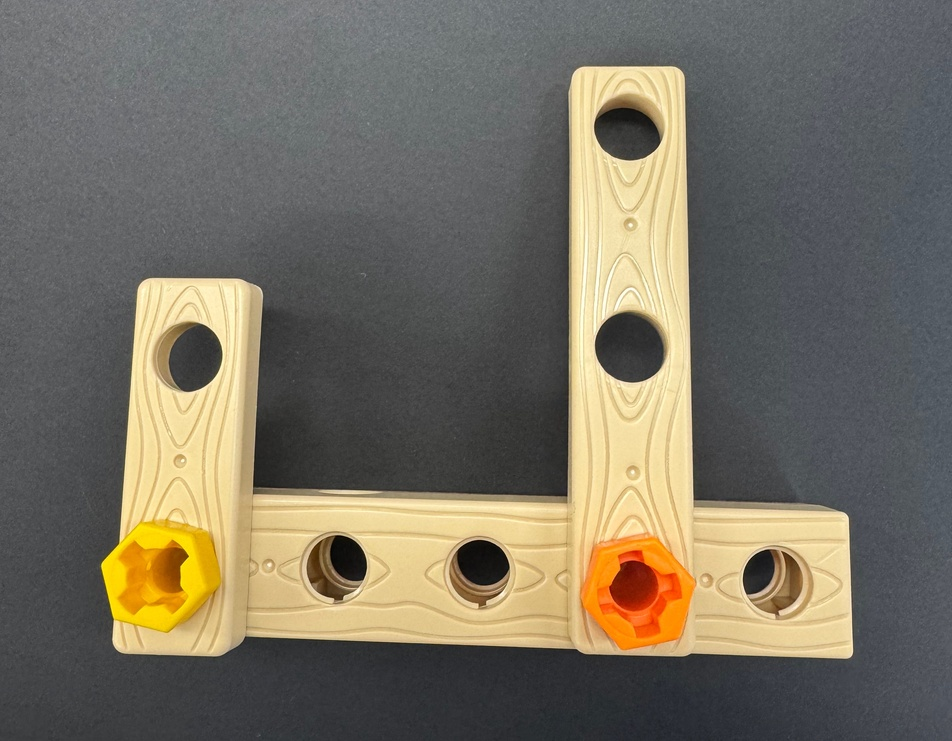
#> input picture recipe_img/recipe_1.jpg, 952 x 741 px, shrunk from 3024 x 2352 before the run
$ python -i auto_label_iconic.py   (imports and definitions only)
#> lines starting #> are read from the running program, lines starting #| are printed output that depends on the picture; after the words box and inside, x2 and y2 are one past the last pixel; in counts of white or black regions, pixels touching at a corner belong together
#> further down, picture is the input picture: shape (741, 952, 3); mean B, G, R 98.1, 112.3, 118.5
"""
auto_label_iconic.py

ICONIC 데이터셋(검은 배경, TOP-DOWN, 정적 촬영) 자동 OBB(Oriented Bounding Box) 라벨링 스크립트.

전제 조건:
- 배경이 검은색(또는 어두운 단색)이고 부품이 배경보다 밝은 색일 것
- 이미지 폴더 구조: data/iconic/{class_name}/*.jpg (또는 .png)
  예) data/iconic/볼트_주황/*.jpg, data/iconic/나무_5구멍/*.jpg ...

⚠️ 이 스크립트는 ICONIC(검은 배경, 손 없음) 데이터 전용입니다.
   손이 포함된 픽킹 영상 프레임에는 사용하지 마세요 (occlusion 때문에 부정확해짐 — Roboflow 권장).

⚠️ 라벨 형식은 AABB(직사각형)가 아니라 OBB(회전된 사각형)이다.
   나무 막대/볼트가 여러 각도(0°/45°/90°/135°)로 놓인 채 촬영되므로,
   회전 없는 직사각형은 배경을 많이 포함해 박스가 헐겁다.
   cv2.minAreaRect로 부품에 딱 맞는 회전 사각형을 구해서 저장한다.
   → YOLO 학습 시 detect가 아니라 **obb task**(예: yolov8n-obb, yolo11n-obb)를 써야 한다.

사용법:
    python auto_label_iconic.py --input data/iconic --output data/labels/iconic --preview data/preview/iconic

출력:
- YOLO-OBB 포맷 라벨 (.txt): 클래스ID x1 y1 x2 y2 x3 y3 x4 y4 (4개 꼭짓점, 전부 0~1 정규화)
- 미리보기 이미지: 회전된 박스를 그려서 저장 (자동 라벨링 결과를 눈으로 확인하기 위한 용도 — 반드시 몇 장은 확인해볼 것)
- classes.txt: YOLO 학습에 쓰이는 클래스 목록 파일
"""

import argparse
import sys
import cv2
import numpy as np
from pathlib import Path

# ── 클래스 이름 → ID 매핑 (프로젝트 CLAUDE.md 기준, 폴더명이 다르면 여기를 수정) ──
CLASS_TO_ID = {
    "볼트_주황": 0,
    "볼트_노랑": 1,
    "나무_5구멍": 2,
    "나무_3구멍": 3,
    "나무_2구멍": 4,
}

IMG_EXTS = {".jpg", ".jpeg", ".png", ".bmp"}


# [21 lines left out: functions imread_unicode, imwrite_unicode, not called in this run]


def find_part_obboxes(image, min_area_ratio=0.001, thresh_value=None):
    """
    검은 배경 위 밝은 부품의 회전된 바운딩 박스(OBB)를 전부 찾아서 반환.
    "여러 개 동시 배치" 사진처럼 부품이 여러 개 있어도 서로 떨어져 있으면 각각 별도 박스로 검출됨.

    주의: 부품끼리 서로 맞닿아 있으면 하나의 컨투어로 합쳐져 박스가 1개만 나올 수 있음
          (이 경우는 자동화 한계 — 미리보기 이미지로 확인 후 수동 보정 필요).

    Returns: list of (4, 2) float32 ndarray — cv2.boxPoints() 순서 그대로의 꼭짓점 4개 (픽셀 좌표)
    """
#> called with min_area_ratio = 0.001
    gray = cv2.cvtColor(image, cv2.COLOR_BGR2GRAY)
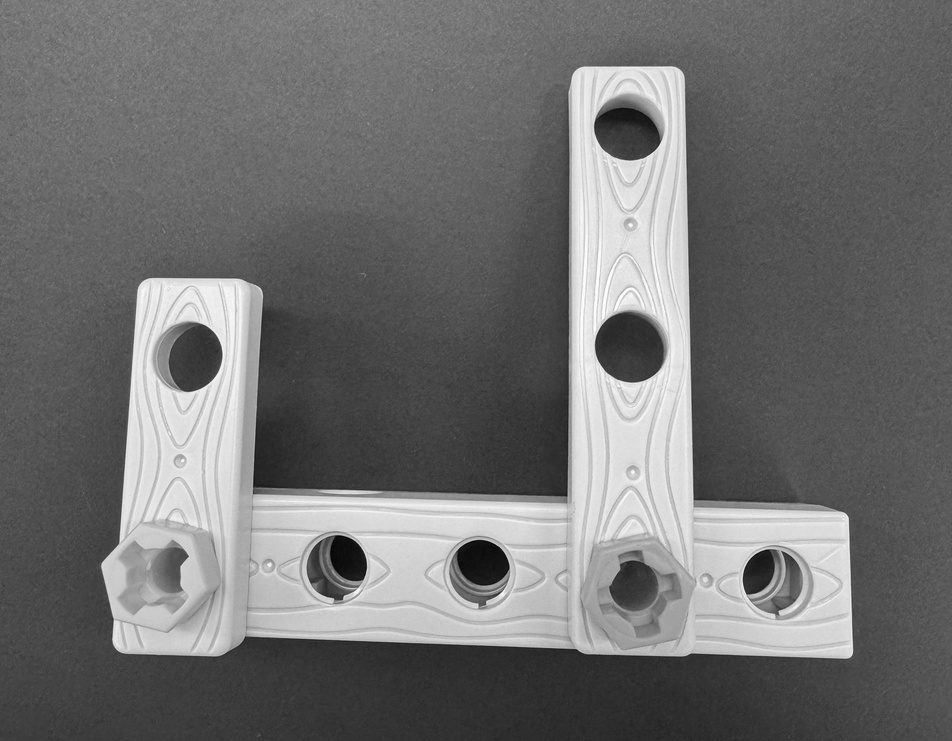
#> gray: shape (741, 952); min 2, max 253, mean 112.6
    h_img, w_img = gray.shape
#> h_img = 741; w_img = 952

    # Otsu 자동 threshold (조명 변화에 어느 정도 강건함). 필요시 --thresh로 고정값 지정 가능.
    if thresh_value is None:
        _, mask = cv2.threshold(gray, 0, 255, cv2.THRESH_BINARY + cv2.THRESH_OTSU)
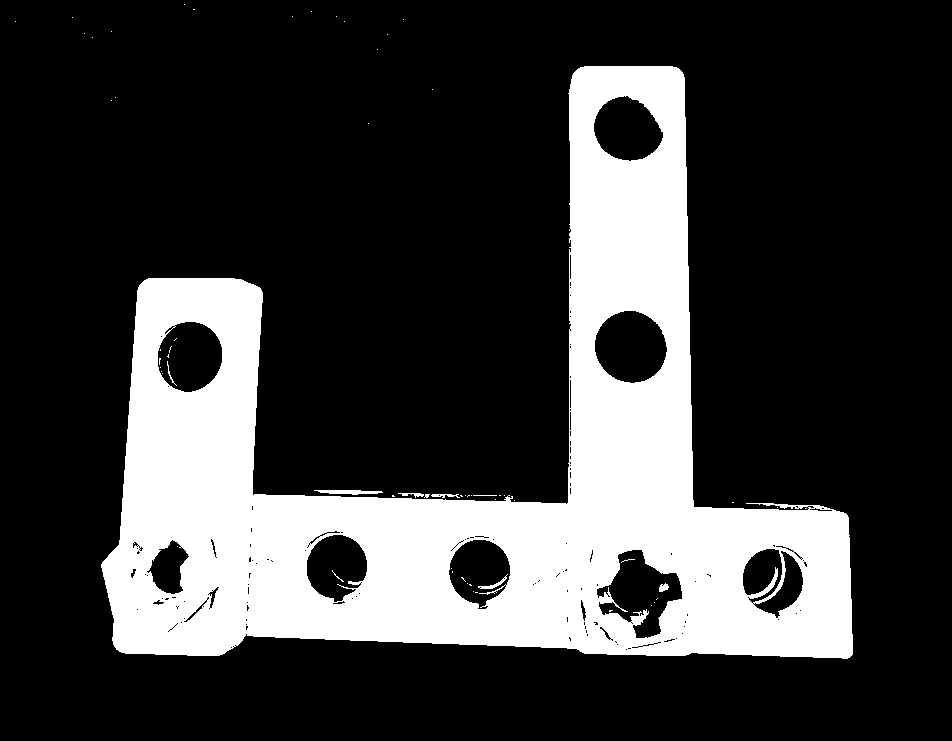
#> mask: shape (741, 952); 23.4% white; 61 white regions (53 under 20 px), largest, box (x1, y1, x2, y2) and area: (101, 66, 853, 659) 164063, (314, 490, 383, 495) 229, (478, 574, 508, 589) 96
    else:
        _, mask = cv2.threshold(gray, thresh_value, 255, cv2.THRESH_BINARY)

    # 작은 노이즈(그림자, 천 주름, 반사광 등) 제거
    kernel = np.ones((5, 5), np.uint8)
    mask = cv2.morphologyEx(mask, cv2.MORPH_OPEN, kernel, iterations=2)
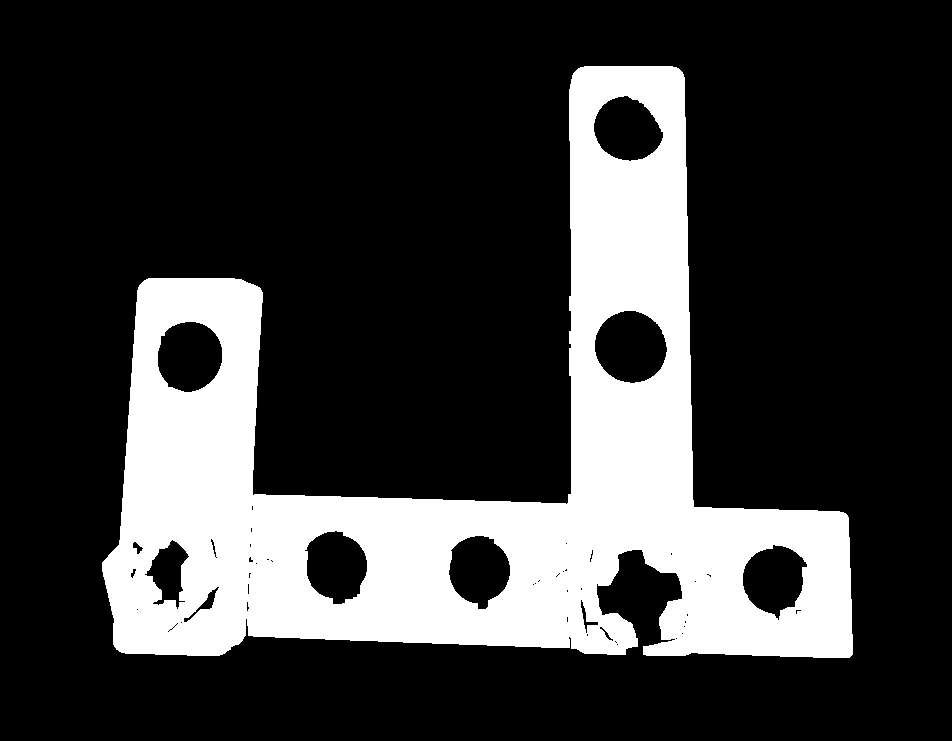
#> mask: shape (741, 952); 22.9% white; 1 white region, box (x1, y1, x2, y2) and area: (102, 66, 853, 658) 161307
    mask = cv2.morphologyEx(mask, cv2.MORPH_CLOSE, kernel, iterations=2)
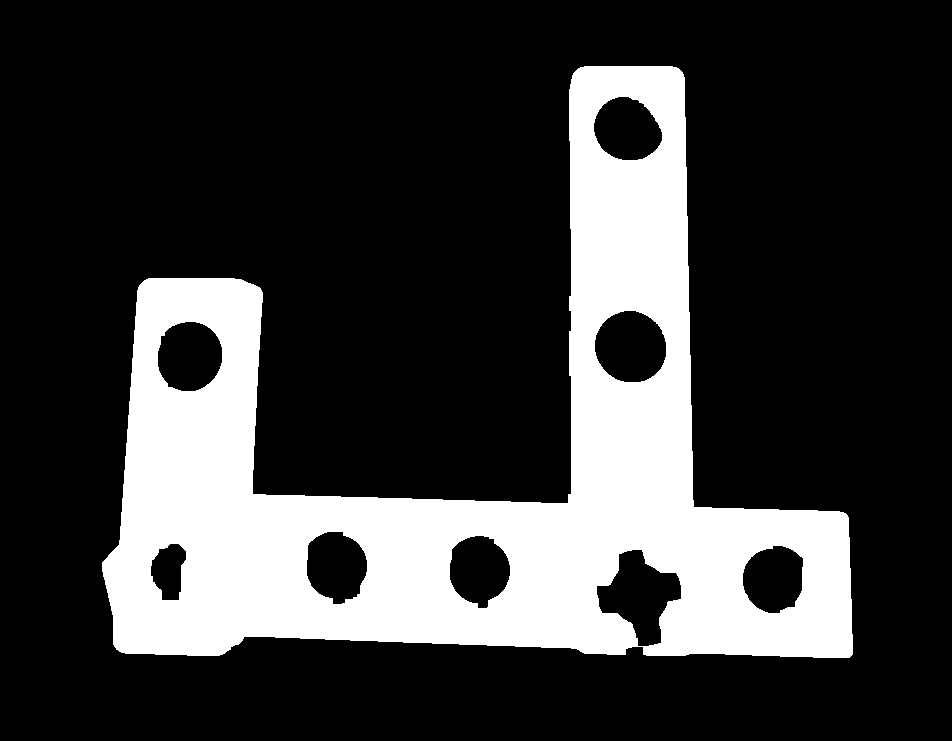
#> mask: shape (741, 952); 23% white; 1 white region

    # RETR_EXTERNAL: 바깥 윤곽선만 사용 (나무 부품의 구멍은 내부 컨투어라 자동 무시됨 — 원하는 동작)
    contours, _ = cv2.findContours(mask, cv2.RETR_EXTERNAL, cv2.CHAIN_APPROX_SIMPLE)
#> contours = 1 contour; box (x1, y1, x2, y2) and area: (102, 66, 853, 658) 187108

    min_area = min_area_ratio * w_img * h_img
#> min_area = 705.4
    obboxes = []
    for cnt in contours:
        area = cv2.contourArea(cnt)
        if area < min_area:
            continue  # 노이즈로 판단하고 제외
        rect = cv2.minAreaRect(cnt)  # (center(x,y), (w,h), angle)
        points = cv2.boxPoints(rect)  # (4, 2) — 부품에 딱 맞는 회전 사각형 꼭짓점
        obboxes.append(points)
#> this loop made 1 pass
#> (area, rect) on pass 1: (187108.5, ((477.8, 360.7), (590.5, 750.3), -89.82))
#> after the loop, obboxes = [[[852, 657.1], [101.7, 654.7], [103.6, 64.18], [853.9, 66.58]]]

    return obboxes


# [116 lines left out: functions to_yolo_obb_format, process_dataset, main, not called in this run]


# [2 lines not run here, left out]

>>> import cv2
>>> picture = cv2.imread('recipe_img/recipe_1.jpg')
>>> result = find_part_obboxes(picture)
#> result has the same summary as obboxes in find_part_obboxes

$ run again, on recipe_img/recipe_3.jpg
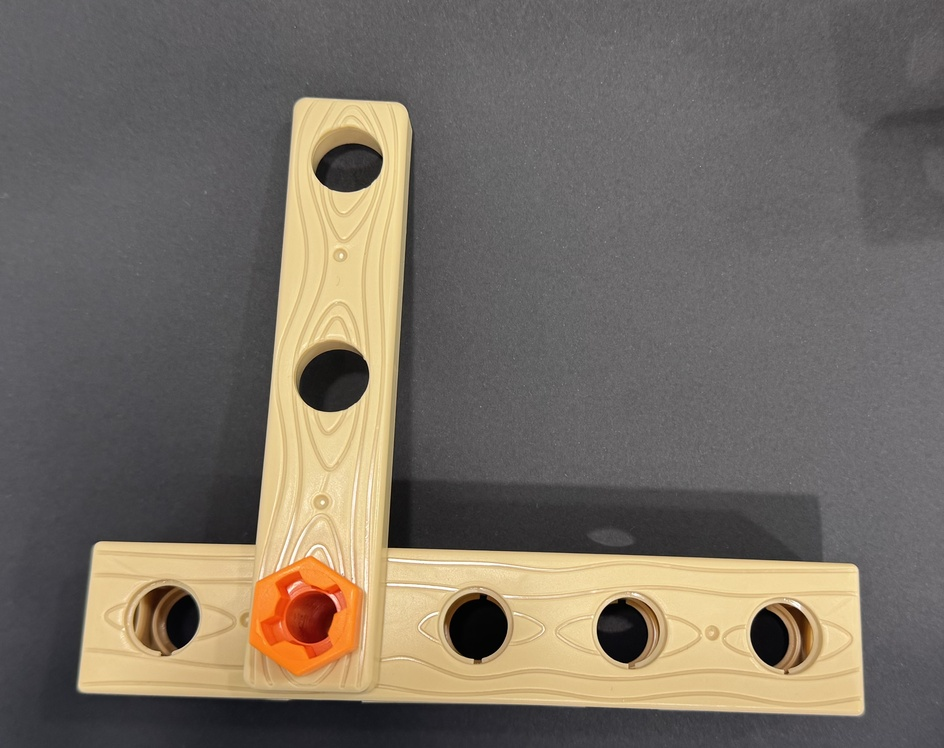
#> input picture recipe_img/recipe_3.jpg, 944 x 748 px, shrunk from 3244 x 2571 before the run
#> picture is the input picture: shape (748, 944, 3); mean B, G, R 99.5, 110, 118.2
#> in find_part_obboxes, `_, mask = cv2.threshold(gray, 0, 255, cv2.THRESH_BINARY + cv2.THRESH_O..`:
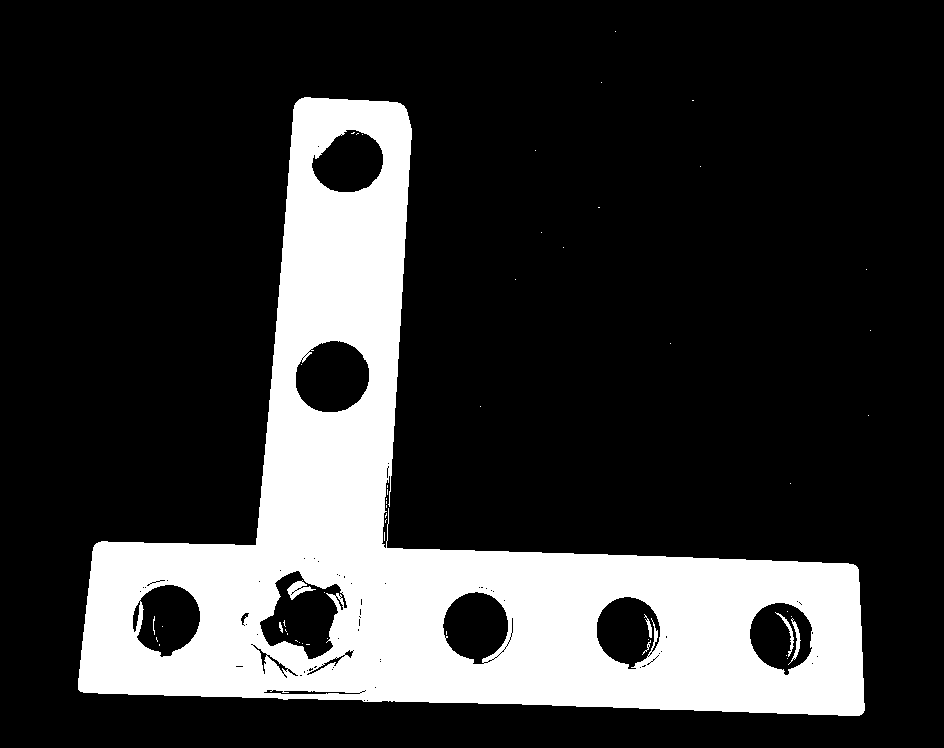
#> mask: shape (748, 944); 21.1% white; 53 white regions (45 under 20 px), largest, box (x1, y1, x2, y2) and area: (78, 97, 865, 716) 148276, (287, 580, 316, 600) 234, (788, 618, 801, 665) 154
#> in find_part_obboxes, `mask = cv2.morphologyEx(mask, cv2.MORPH_CLOSE, kernel, iterations=2)`:
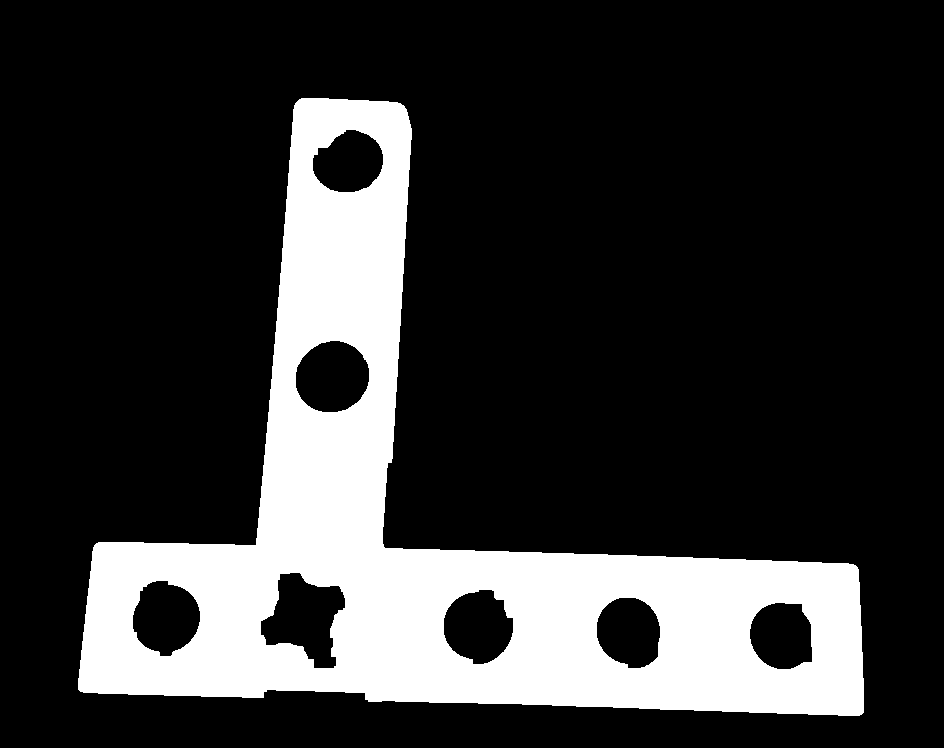
#> mask: shape (748, 944); 20.7% white; 1 white region
#> contours = 1 contour; box (x1, y1, x2, y2) and area: (78, 98, 864, 716) 171678
#> the loop in find_part_obboxes, `for cnt in contours:` made 1 pass
#> (area, rect) on pass 1: (171678, ((479.1, 403.4), (601.7, 785.7), -88.31))
#> after the loop in find_part_obboxes, `for cnt in contours:`: obboxes = [[[862.9, 715.7], [77.57, 692.5], [95.36, 91.12], [880.7, 114.3]]]
#> result has the same summary as obboxes in find_part_obboxes
